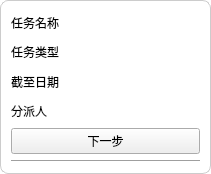
<?xml version="1.0" encoding="UTF-8"?>
<ui version="4.0">
 <class>TaskCardWidget</class>
 <widget class="QWidget" name="TaskCardWidget">
  <property name="geometry">
   <rect>
    <x>0</x>
    <y>0</y>
    <width>211</width>
    <height>174</height>
   </rect>
  </property>
  <property name="windowTitle">
   <string>Form</string>
  </property>
  <property name="styleSheet">
   <string notr="true">QWidget#TaskCardWidget {
    background-color: white;
    border: 1px solid #cccccc;
    border-radius: 8px;
    padding: 10px;
}</string>
  </property>
  <layout class="QGridLayout" name="gridLayout">
   <item row="0" column="0">
    <widget class="QLabel" name="taskNameLabel">
     <property name="text">
      <string>任务名称</string>
     </property>
    </widget>
   </item>
   <item row="1" column="0">
    <widget class="QLabel" name="taskTypeLabel">
     <property name="text">
      <string>任务类型</string>
     </property>
    </widget>
   </item>
   <item row="2" column="0">
    <widget class="QLabel" name="dueDateLabel">
     <property name="text">
      <string>截至日期</string>
     </property>
    </widget>
   </item>
   <item row="3" column="0">
    <widget class="QLabel" name="assignerLabel">
     <property name="text">
      <string>分派人</string>
     </property>
    </widget>
   </item>
   <item row="4" column="0">
    <widget class="QPushButton" name="moveButton">
     <property name="text">
      <string>下一步</string>
     </property>
    </widget>
   </item>
   <item row="5" column="0">
    <widget class="Line" name="line">
     <property name="orientation">
      <enum>Qt::Orientation::Horizontal</enum>
     </property>
    </widget>
   </item>
  </layout>
 </widget>
 <resources/>
 <connections/>
</ui>
